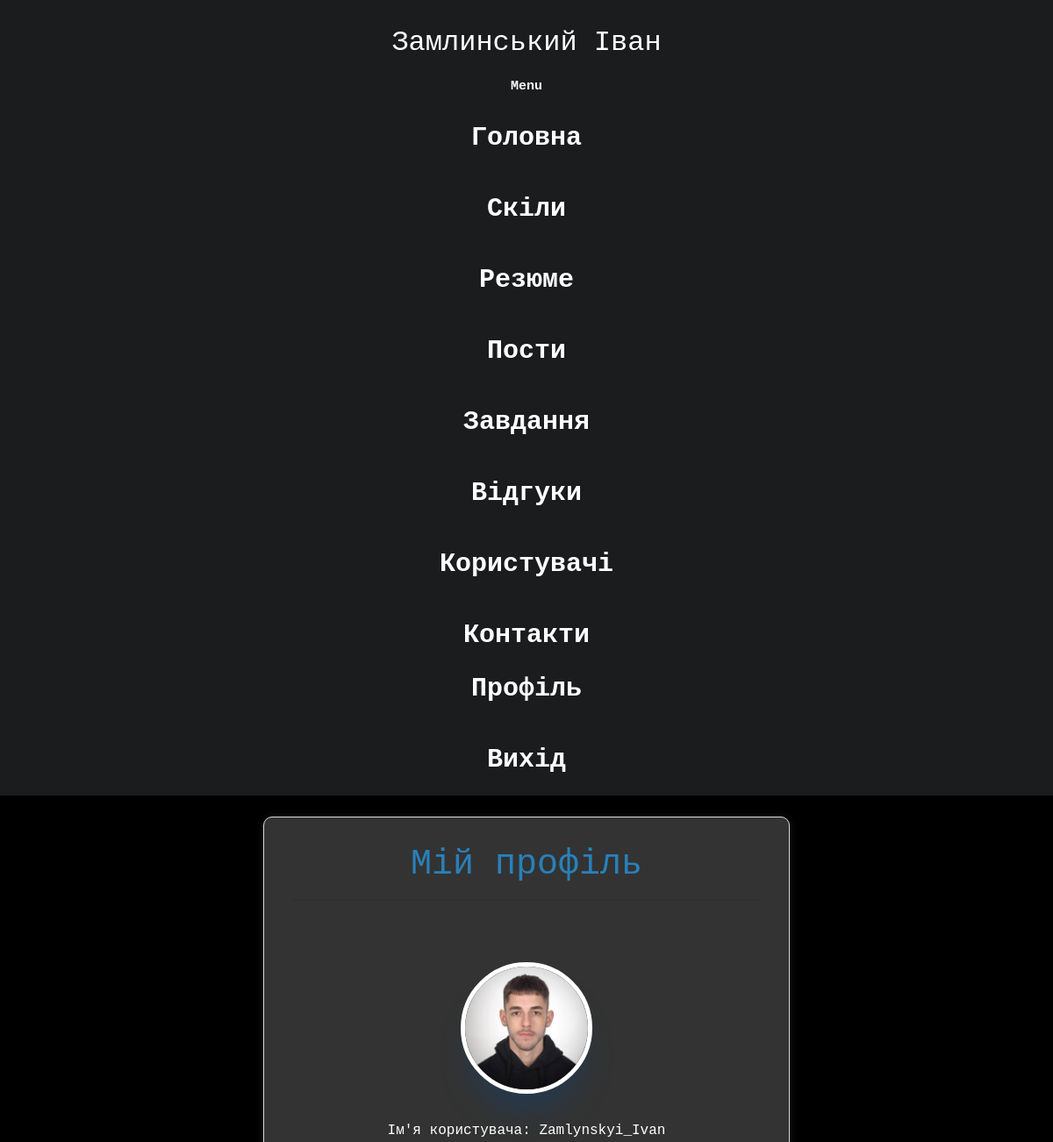
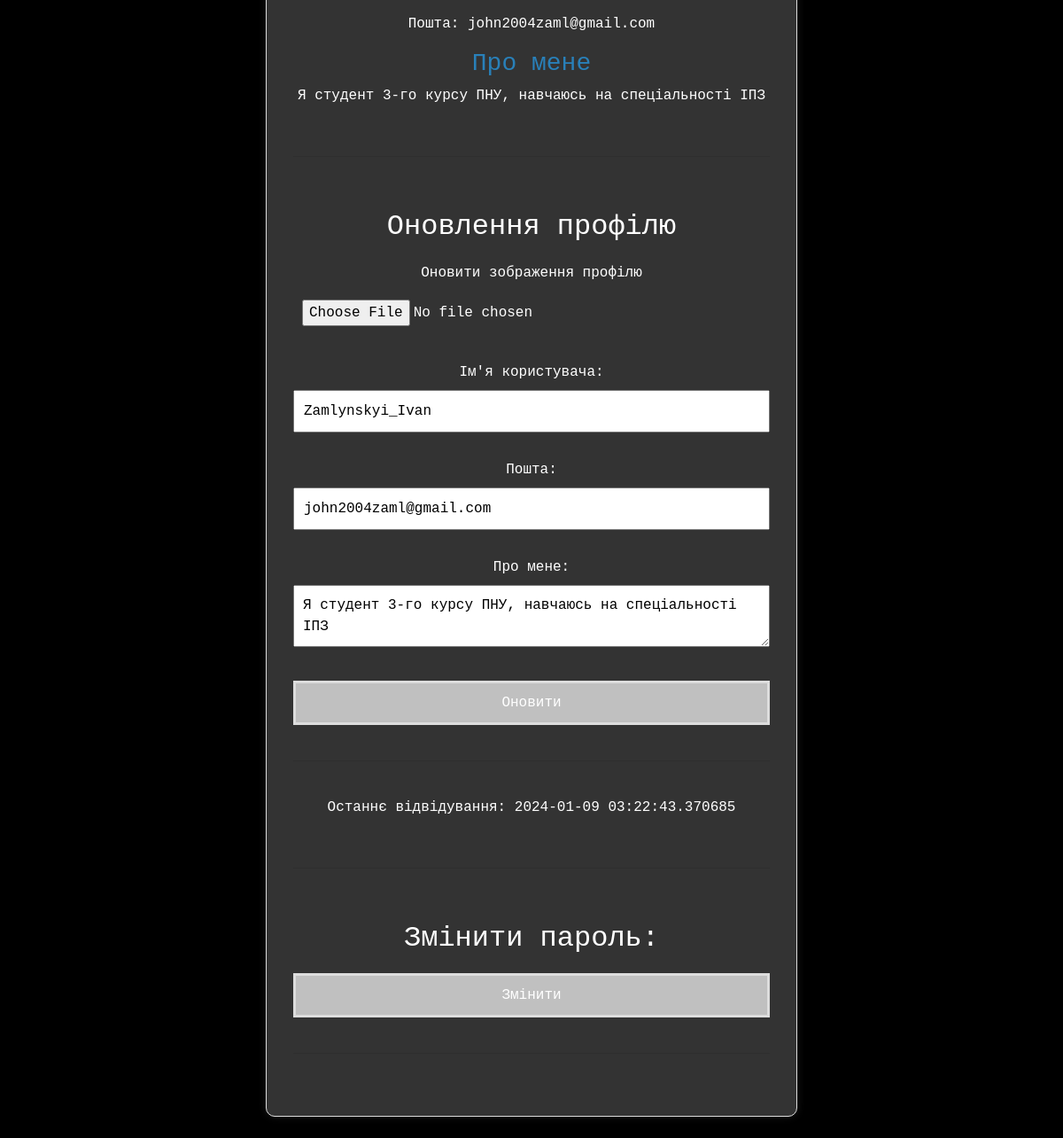
Page /account (signed in) on the committed database (2 pictures, top to bottom).
### app/auth/models.py (models this page shows, shortened)
class User(db.Model):
    id = db.Column(db.Integer, primary_key=True)
    username = db.Column(db.String(64), index=True, unique=True, nullable=False)
    email = db.Column(db.String(120), index=True, unique=True, nullable=False)
    about_me = db.Column(db.String(140))
    last_seen = db.Column(db.DateTime, default=datetime.utcnow)
    image_file = db.Column(db.String(20), nullable=False, default='default.jpg')
    password = db.Column(db.String(60), nullable=False)
    posts = db.relationship('Post', backref='author', lazy=True)

### app/auth/views.py (the view)
@auth.route('/account', methods=['GET', 'POST'])
@login_required
def account():
    form = UpdateAccountForm()
    if form.validate_on_submit():
        current_user.username = form.username.data
        current_user.email = form.email.data
        current_user.about_me = form.about_me.data
        if form.picture.data:
            image = add_account_img(form.picture.data)
            current_user.image_file = image
        db.session.commit()
        flash('Ваш обліковий запис оновлено!', 'success')
        return redirect(url_for('auth.account'))
    elif request.method == 'GET':
        form.username.data = current_user.username
        form.email.data = current_user.email
        form.about_me.data = current_user.about_me
    return render_template('account.html', form=form)

### app/auth/forms.py (shortened to what this page needs)
class UpdateAccountForm(FlaskForm):
    username = StringField("Ім'я користувача:", validators=[
        DataRequired(),
        Length(min=2, max=20),
    ])
    email = StringField('Пошта:', validators=[DataRequired(), Email()])
    picture = FileField('Оновити зображення профілю', validators=[FileAllowed(['jpg', 'png'])])
    about_me = TextAreaField('Про мене:', validators=[Length(max=140)])
    submit = SubmitField('Оновити')

### app/__init__.py (called while the page is built)
def navigation():
    return {
        'portfolio.home': 'Головна',
        'portfolio.skills': 'Скіли',
        'portfolio.resume': 'Резюме',
        'post_bp.posts': 'Пости',
        'todo.todos': 'Завдання',
        'feedback.feedbacks': 'Відгуки',
        'users.user': 'Користувачі',
        'portfolio.contacts': 'Контакти',
    }

### app/auth/models.py (called while the page is built)
@login_manager.user_loader
def load_user(user_id):
    return User.query.get(int(user_id))

### app/auth/views.py (called while the page is built)
@auth.context_processor
def inject_navigation():
    return dict(navigation=navigation())

@auth.after_request
def after_request(response):
    if current_user.is_authenticated:
        current_user.last_seen = datetime.now()
        try:
            db.session.commit()
        except:
            flash('Помилка під час оновлення!', 'danger')
    return response

### app/auth/templates/auth/account.html (shortened to what this page needs)
{% extends 'base.html' %}
{% block content %}
<br>
{% if current_user.is_authenticated %}
    <div class="center_block">
        <h1 class="names">Мій профіль</h1><hr><br>
        <img src="{% if current_user.image_file %}{{ url_for('static', filename='images/users/' + current_user.image_file) }}{% else %}{{ url_for('static', filename='images/users/default.jpg') }}{% endif %}" alt="User Photo" class="profile-image">
        <p class="account_text">Ім'я користувача: {{ current_user.username }}</p>
        <p class="account_text">Пошта: {{ current_user.email }}</p>
        {% if current_user.about_me %}
            <h3 class="names">Про мене</h3>
            <p class="account_text">{{ current_user.about_me }}</p>
        {% endif %}
        <br><hr><br>
        <h2>Оновлення профілю</h2>
        <form method="post" action="{{ url_for('auth.account') }}" novalidate enctype="multipart/form-data">
                {{ form.picture.label }}
                {{ form.picture(class="inputs") }} <br>
                {{ form.username.label }}
                {{ form.username(class="inputs") }} <br>
                {{ form.email.label }}
                {{ form.email(class="inputs") }} <br>
                {{ form.about_me.label }}
                {{ form.about_me(class="inputs") }} <br>
                {{ form.submit(class="btn_submit") }}
        </form>
        <br><hr><br>
        {% if current_user.last_seen %}
            <p class="account_text">Останнє відвідування: {{ current_user.last_seen }}</p>
        {% endif %}
        <br><hr><br>
        <h2>Змінити пароль:</h2>
        <form method="post" action="/change_password">
            <input type="submit" class="btn_submit" value="Змінити">
        </form><br><hr><br>
    </div>
<br>
{% else %}
    <p>Доступ заборонено. Будь ласка, увійдіть в свій акаунт.</p>
{% endif %}
{% endblock %}

### app/templates/base.html (shortened to what this page needs)
<!DOCTYPE html>
<html lang="en">
<head>
    <link rel="stylesheet" href="{{ url_for('static', filename='css/bootstrap.min.css') }}">
    <link rel="stylesheet" href="{{ url_for('static', filename='css/style.css') }}">
</head>
<body>
    <header>
        <nav>
            <a href="{{ url_for('portfolio.home') }}"><h2>Замлинський Іван</h2>
                <p style="font-size: 15px;">Menu</p></a>
                <div>
                    {% include 'navigation.html' %}
                </div>
                <ul class="navbar-nav">
                    {% if current_user.is_authenticated %}
                    <li class="nav-item">
                        <a class="nav-link" href="{{ url_for('auth.account') }}">Профіль</a>
                    </li>
                    <li class="nav-item">
                        <a class="nav-link" href="{{ url_for('auth.logout') }}">Вихід</a>
                    </li>
                    {% endif %}
                </ul>
        </nav>
    </header>
        <main>
            {% block content %}
            {% endblock %}
        </main>
</body>
</html>

### app/templates/navigation.html
<ul class="navbar-nav">
    {% for route, label in navigation.items() %}
        <li class="nav-item">
            <a class="nav-link" href="{{ url_for(route) }}">{{ label }}</a>
        </li>
    {% endfor %}
</ul>

### app/static/css/style.css (style rules this page uses)
body { background-color: #000; color: #fff; font-family: 'Courier New', monospace; margin: 0; padding: 0; }
header { background-color: #1B1C1E; color: white; padding: 10px; text-align: center; font-size: 30px; }
nav ul { display: flex; gap: 20px; justify-content: center; align-items: center; list-style-type: none; margin: 0; padding: 0; height: 100%; }
nav a { text-decoration: none; color: white; font-weight: bold; }
h2 { margin: 20px 0; text-align: center; }
img { max-width: 100%; height: auto; display: block; margin: 30px auto; border: 5px solid #fff; }
a { color: #2980b9; }

### app/auth/templates/auth/account.html (style rules this page uses)
.center_block { width: 50%; margin: auto; text-align: center; padding: 30px; border: 1px solid #ddd; border-radius: 10px; box-shadow: 0 0 10px rgba(255, 255, 255, 0.1); background-color: #333; color: #fff; }
.names { color: #2980b9; }
.profile-image { width: 150px; height: 150px; object-fit: cover; border-radius: 50%; margin: 30px auto; display: block; box-shadow: rgb(38, 57, 77) 0px 30px 30px -10px; }
.inputs { width: 100%; padding: 10px; margin-bottom: 30px; box-sizing: border-box; }
.btn_submit { width: 100%; padding: 10px; background-color: silver; color: white; border: 3px solid #ddd; cursor: pointer; }

### rows in the picture
User: image_file (picture), username "Zamlynskyi_Ivan", email "john2004zaml@gmail.com", about_me "Я студент 3-го курсу ПНУ, навчаюсь на спеціальності ІПЗ", last_seen "2024-01-09 03:22:43.370685"

### other values in the picture
{{ label }} "Головна" "Скіли" "Резюме" "Пости" "Завдання" "Відгуки" "Користувачі" "Контакти"
